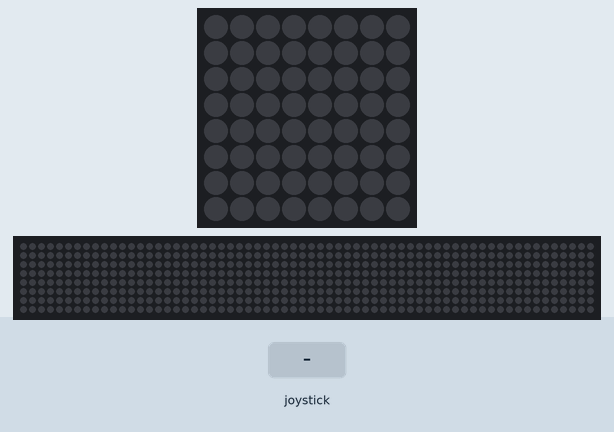
This program was run on a simulated Raspberry Pi (BCM pin numbers) with a Sense HAT. On the bench: the Sense HAT's 8×8 RGB LED matrix, a strip that is not on the board, showing the scrolling text unrolled. Inputs (shaded band) come from the test bench. The clock reads 2024-03-15 10:24:30 at power-on unless the program sets it; the 64×8 strip is a reading aid, not a part: it shows the text the matrix is scrolling, unrolled, one strip-width of it at a time. At 9.1 s the program stops and its outputs stay as they are.

Above: at 1.2 s.
1.3 s: joystick clicked
At 1.45 s:
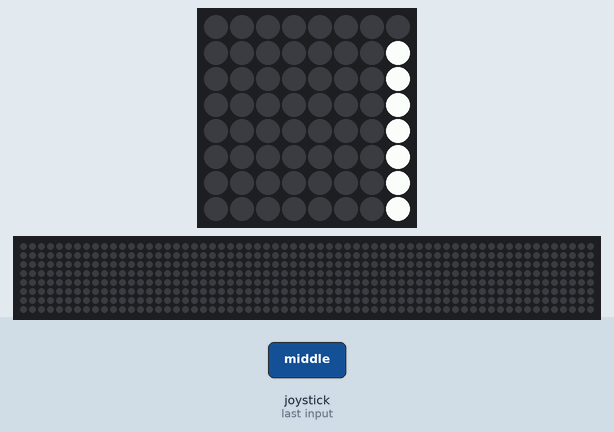
At 1.95 s:
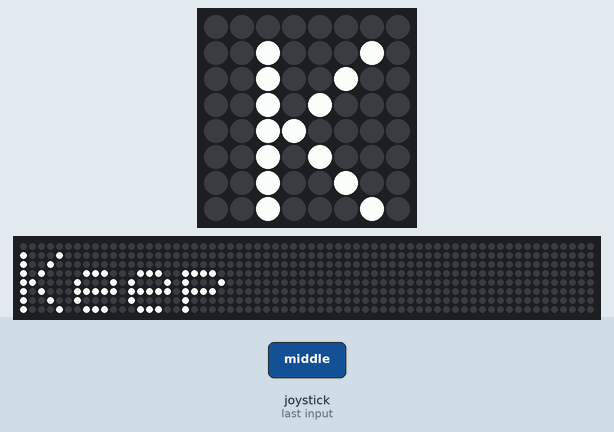

The program:

PythonProjectMeganDemo.py
```python
from sense_hat import SenseHat
from time import sleep, strftime
from datetime import date
import calendar

my_date = date.today()
weekday = calendar.day_name[my_date.weekday()]

sense = SenseHat()


# Colors

t = (100, 100, 0) #tan
r = (255, 0, 0) #red
o = (255, 165, 0) #orange
y = (255, 255, 0) #yellow
g = (0, 255, 0) #green
b = (0, 0, 255) #blue
i = (75, 0, 130) #indigo (more purple)
v = (238, 130, 238) #violet (more pink)
n = (135, 80, 22) #brown
w = (255, 255, 255) #white
e = (0, 0, 0)  # e stands for empty/black


#Wreath

Day1 = [
    e,e,e,g,g,e,e,e,
    e,g,r,g,r,g,g,e,
    e,g,g,e,e,g,g,e,
    g,g,e,e,e,e,g,r,
    g,r,e,e,e,e,g,g,
    e,g,g,e,e,r,g,e,
    e,g,g,g,g,g,g,e,
    e,e,e,r,g,e,e,e
    ]
#Rudolph Reindeer

Day2 = [
    t,e,t,e,e,t,e,t,
    t,t,t,e,e,t,t,t,
    e,t,e,e,e,e,t,e,
    e,t,n,n,n,n,t,e,
    e,n,w,n,n,w,n,e,
    e,e,n,n,n,n,e,e,
    e,e,n,r,r,n,e,e,
    e,e,n,r,r,n,e,e
    ]

#Crhistmas Tree

Day3 = [
    e,e,e,g,g,e,e,e,
    e,e,g,r,g,g,e,e,
    e,e,g,g,g,b,e,e,
    e,g,b,g,r,g,g,e,
    e,g,g,g,g,b,g,e,
    g,b,g,r,g,g,r,g,
    e,e,e,n,n,e,e,e,
    e,e,e,n,n,e,e,e
    ]

#Candy Cane

Day4 = [
    e,e,w,r,r,w,e,e,
    e,r,w,w,r,w,w,e,
    e,r,r,e,e,w,r,e,
    e,e,e,e,w,r,r,e,
    e,e,e,r,w,w,e,e,
    e,e,w,r,r,e,e,e,
    e,r,w,w,e,e,e,e,
    e,r,r,e,e,e,e,e
    ]

#Present With Bow

Day5 = [
    e,e,r,e,e,r,e,e,
    e,e,r,r,r,r,e,e,
    e,e,r,r,r,r,e,e,
    e,g,g,r,r,g,g,e,
    e,g,g,r,r,g,g,e,
    e,r,r,r,r,r,r,e,
    e,g,g,r,r,g,g,e,
    e,g,g,r,r,g,g,e
    ]

#Santa With Hat

Day6 = [
    e,e,r,r,r,r,e,e,
    e,r,r,r,r,r,r,e,
    w,w,r,r,r,r,r,e,
    w,w,t,t,t,t,t,t,
    e,e,t,b,t,t,b,t,
    e,e,t,t,t,t,t,t,
    e,e,t,v,t,t,v,t,
    e,e,e,t,v,v,t,e
    ]

#Snowflake

Day7 = [
    w,e,w,e,e,w,e,w,
    e,b,e,e,e,e,b,e,
    w,e,b,b,b,b,e,w,
    e,e,b,w,w,b,e,e,
    e,e,b,w,w,b,e,e,
    w,e,b,b,b,b,e,w,
    e,b,e,e,e,e,b,e,
    w,e,w,e,e,w,e,w
    ]

sense.clear()
event = sense.stick.wait_for_event()

if event.action == "pressed" and event.direction == "middle":
    month = strftime("%B")
    if month == "December":
        if weekday == 'Sunday':
            sense.set_pixels(Day1)
        elif weekday == 'Monday':
            sense.set_pixels(Day2)
        elif weekday == 'Tuesday':
            sense.set_pixels(Day3)
        elif weekday == 'Wednesday':
            sense.set_pixels(Day4)
        elif weekday == 'Thursday':
            sense.set_pixels(Day5)
        elif weekday == 'Friday':
            sense.set_pixels(Day6)
        elif weekday == 'Saturday':
            sense.set_pixels(Day7)
    else:
        sense.show_message("Keep Waiting!")
```

Measured:
- after the input at 1.3 s, the LEDs: change after 0.10 s (image 1)
